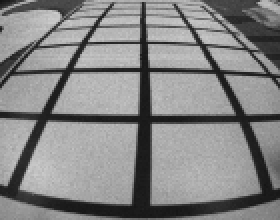
%> input picture Image_Rectification/a.bmp, 140 x 110 px (shown 2 times larger)
$ octave midline_extraction.m   (GNU Octave 9; MATLAB toolbox functions it lacks are replaced by stand-ins)
%> lines starting %> are read from the running program, lines starting %| are printed output that depends on the picture
% C车的横向矫正脚本

vision = ones(110,1);
sizeofRow = ones(110,1);
a = ones(110,1);
b = ones(110,1);
lateral_correction_array = ones(110,140);

%下面参数的量纲 cm
farSight  = 145;
nearSight = 0;
farWidth  = 220;
nearWidth = 45;

row = 110;              %总共有110行
column = 30;            %最远处 多少cm 对应 column 列

tanxita = (farWidth - nearWidth)/(2*(farSight-nearSight));

for i = 1 : 1 : 110
    vision(i) = (((farSight-nearSight)/110)*(110 - i))*tanxita*2+nearWidth;
    sizeofRow(i) = round( (vision(i)*column)/45 );
end


for i = 1 : 1 : 110
    if sizeofRow(i) > 140
        sizeofRow(i) = 140;
    end
    %  y = a*x + b
    a(i) = 140/sizeofRow(i);
    b(i) = - a(i) * (70 - 0.5*sizeofRow(i));
end

%矫正系数表
correction_array = ones(110,1);

%校正系数设计
for i = 1 : 1 : 110
    if i < 66
        correction_array(i) = 2*round( 0.25*(sqrt(65*65-(66-i)*(66-i))-i*55/110) );
    else
        correction_array(i) = 2*round( 0.25*(sqrt(66*66-(i-66)*(i-66))-i*55/110)+1);
    end
end


%从新修正sizeofRow
for i = 1 : 1 : 110
   sizeofRow(i) = floor( 0.5* (sizeofRow(i) - correction_array(i)));
end


for i = 1 : 1 : 110
    for j = round( (71 - sizeofRow(i) ) ) : 1 : round( 70 + sizeofRow(i) )
        lateral_correction_array(i,j) = floor( a(i)*j+b(i) );
    end
end


for i = 1 : 1 : 110
    for j = 1 : 1 : 140
%      lateral_correction_array(i,j) = lateral_correction_array(i,j) - 1;
    end
end

photo1 = imread('a.bmp');
%> photo1 is the input picture: size 110x140 uint8; min 20, max 207, mean 133.6
photo = ones(110,140);

vretical_correction_array = [0 0 0 0 0 1 1 1 1 2 2 2 2 3 3 3 3 4 4 4 4 5 5 5 5 6 6 6 7 7 7 8 8 8 9 9 9 10 10 10 11 11 11 12 12 13 13 14 14 15 15 16 16 17 17 18 18 19 19 20 20 21 22 22 23 24 24 25 26 27 28 28 29 30 31 32 33 34 35 36 37 38 40 41 42 43 45 46 48 49 51 52 54 56 58 60 63 65 67 70 72 75 78 81 84 88 92 96 101 106];

for i = 1:1:110
    for j = 1:1:sizeofRow(i)*2
        photo(i,70- sizeofRow(i)+j) = photo1(vretical_correction_array(i)+1,lateral_correction_array(i,70-sizeofRow(i)+j));
    end
end
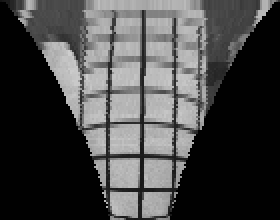
%> photo: size 110x140 double (shown 2 times larger); min 1, max 205, mean 70.3

% [16 lines of commented-out code are left out]
track_width = 31;                       %赛道宽度为30个像素点宽
midline_coordinate_array = ones(110,2); %中线坐标数组
left_border_buf = [0 0];                %左边界左边暂存区
left_border_flag = 0;                   %左边界寻找标记。1：寻到左边界； 0：未寻到左边界
right_border_buf = [0 0];               %左边界左边暂存区
right_border_flag = 0;                  %右边界寻找标记。1：寻到左边界； 0：未寻到左边界
last_midline_coordinate = [70 110];     %上一中点的坐标
special_treatment = 0;                  %特殊处理代号
special_coordinate = [0 0];             %特殊位置
last_special_row = 0;                   %前一次的特殊行
special_count = 0;                      %特殊情况次数
left_margin_loss_flag = 0;              %左边界丢失标记
right_margin_loss_flag = 0;             %右边界丢失标记
upside_flag = 0;                        %上边界
below_flag = 0;                         %下边界


left_border_buf(1) =  55;
right_border_buf(1) = 85;
%主要算法如下：
for z = 1:1:110
    i = 111 - z;
    left_border_flag = 0;
    right_border_flag = 0;
    left_margin_loss_flag = 0;
    right_margin_loss_flag = 0;
    for j = 1:1:sizeofRow(i)*2
        if( (left_border_flag && right_border_flag)==0 && (left_border_flag && right_margin_loss_flag)==0 && (left_margin_loss_flag && right_border_flag)==0 && (left_margin_loss_flag && right_margin_loss_flag)==0 )
            if z < 80
                %寻找赛道左边界
                if left_border_flag == 0
                    if((last_midline_coordinate(1) - j) > (70 - sizeofRow(i)))
                        if( photo(i,last_midline_coordinate(1)-j)==0 && photo(i,last_midline_coordinate(1)-j-1)==0 )
                            left_border_flag = 1;                                           %标记寻到赛道左边界
                            left_border_buf(1) = last_midline_coordinate(1) - j + 1;            %存左边界x坐标
                            left_border_buf(2) = i;                                         %存左边界y坐标
                        end
                    else
                        left_margin_loss_flag = 1;
                    end
                end
                %寻找赛道右边界
                if right_border_flag == 0
                    if((last_midline_coordinate(1) + j) < (70 + sizeofRow(i)))
                        if( photo(i,last_midline_coordinate(1)+j)==0 && photo(i,last_midline_coordinate(1)+j+1)==0 )
                            right_border_flag = 1;                                          %标记寻到赛道右边界
                            right_border_buf(1) = last_midline_coordinate(1) + j - 1;
                            right_border_buf(2) = i;
                        end
                    else
                        right_margin_loss_flag = 1;
                    end
                end
            else
                %寻找赛道左边界
                if left_border_flag == 0
                    if((last_midline_coordinate(1) - j) > (75 - sizeofRow(i)))
                        if( photo(i,last_midline_coordinate(1)-j)==0 && photo(i,last_midline_coordinate(1)-j-1)==0 )
                            left_border_flag = 1;                                           %标记寻到赛道左边界
                            left_border_buf(1) = last_midline_coordinate(1) - j + 1;            %存左边界x坐标
                            left_border_buf(2) = i;                                         %存左边界y坐标
                        end
                    else
                        left_margin_loss_flag = 1;
                    end
                end
                %寻找赛道右边界
                if right_border_flag == 0
                    if((last_midline_coordinate(1) + j) < (65 + sizeofRow(i)))
                        if( photo(i,last_midline_coordinate(1)+j)==0 && photo(i,last_midline_coordinate(1)+j+1)==0 )
                            right_border_flag = 1;                                          %标记寻到赛道右边界
                            right_border_buf(1) = last_midline_coordinate(1) + j - 1;
                            right_border_buf(2) = i;
                        end
                    else
                        right_margin_loss_flag = 1;
                    end
                end
            end
        else
            break;
        end
    end

    if (left_border_flag && right_border_flag)                                  %两边都寻到边界
        if( last_midline_coordinate(1)-left_border_buf(1)<4)                    %判断是否出现单引导线
            if( right_border_buf(1)-last_midline_coordinate(1)<4)               %判断是否出现单引导线（两边都找到单引线）
                if(photo(left_border_buf(2),left_border_buf(1)-3)==0)&&(photo(left_border_buf(2),left_border_buf(1)-2)==0) && (photo(right_border_buf(2),right_border_buf(1)+2)==0) && (photo(right_border_buf(2),right_border_buf(1)+3)==0)      %判断是否出现黑杠
                    special_treatment = 6;                                      %特殊处理 6（直角黑线）
                    break;
                else
                    midline_coordinate_array(111-i,1) = floor(0.5*(left_border_buf(1)+right_border_buf(1)));
                    midline_coordinate_array(111-i,2) = floor(0.5*(left_border_buf(2)+right_border_buf(2)));
                    last_midline_coordinate(1) = midline_coordinate_array(111-i,1);
                    last_midline_coordinate(2) = midline_coordinate_array(111-i,2);
                end
            else                                                                %判断是否出现单引导线（单引线在左边）
                if(photo(left_border_buf(2),left_border_buf(1)-3)==0)&&(photo(left_border_buf(2),left_border_buf(1)-2)==0) && (photo(left_border_buf(2),left_border_buf(1)+2)==0)&&(photo(left_border_buf(2),left_border_buf(1)+3)==0)      %判断是否出现黑杠
                    special_treatment = 6;                                      %特殊处理 6（直角黑线）
                    break;
                else
                    midline_coordinate_array(111-i,1) = left_border_buf(1);
                    midline_coordinate_array(111-i,2) = left_border_buf(2);
                    last_midline_coordinate(1) = midline_coordinate_array(111-i,1);
                    last_midline_coordinate(2) = midline_coordinate_array(111-i,2);
                end
            end
        else if( right_border_buf(1)-last_midline_coordinate(1)<4)              %判断是否出现单引导线（单引线在右边）
                if(photo(right_border_buf(2),right_border_buf(1)+2)==0) && (photo(right_border_buf(2),right_border_buf(1)+3)==0) && (photo(right_border_buf(2),right_border_buf(1)-2)==0) && (photo(right_border_buf(2),right_border_buf(1)-3)==0)      %判断是否出现黑杠
                    special_treatment = 6;                                       %特殊处理 6（直角黑线）
                    break;
                else
                    midline_coordinate_array(111-i,1) = right_border_buf(1);
                    midline_coordinate_array(111-i,2) = right_border_buf(2);
                    last_midline_coordinate(1) = midline_coordinate_array(111-i,1);
                    last_midline_coordinate(2) = midline_coordinate_array(111-i,2);
                end
            else if( right_border_buf(1)-left_border_buf(1) <= 20)               %判断是否出现障碍或者出完黑线
                    special_treatment = 1;                                       %特殊处理 1
                    break;
                else
                    midline_coordinate_array(111-i,1) = floor((left_border_buf(1) + right_border_buf(1))/2);
                    midline_coordinate_array(111-i,2) = floor((left_border_buf(2) + right_border_buf(2))/2);
                    last_midline_coordinate(1) = midline_coordinate_array(111-i,1);
                    last_midline_coordinate(2) = midline_coordinate_array(111-i,2);
                end
            end
        end
    else if( (left_border_flag==0) && (right_border_flag==0) )                  %两边都未寻到边界
            if i<100
                midline_coordinate_array(111-i-2,1) = floor((midline_coordinate_array(111-i-2,1)+midline_coordinate_array(111-i-3,1))/2);
                midline_coordinate_array(111-i-1,1) = floor((midline_coordinate_array(111-i-1,1)+midline_coordinate_array(111-i-2,1))/2);
                last_midline_coordinate(1) = midline_coordinate_array(111-i-1,1);
            end
            midline_coordinate_array(111-i,1) = last_midline_coordinate(1);
            midline_coordinate_array(111-i,2) = i;
            left_border_buf(2) = i;
            right_border_buf(2) = i;
        else if( (left_border_flag==1) && (right_border_flag==0) )              %左边界寻到，右边界丢失
                if( last_midline_coordinate(1)-left_border_buf(1)<4)            %判断是否出现单引导线
                    midline_coordinate_array(111-i,1) = left_border_buf(1);
                    midline_coordinate_array(111-i,2) = left_border_buf(2);
                    last_midline_coordinate(1) = midline_coordinate_array(111-i,1);
                    last_midline_coordinate(2) = midline_coordinate_array(111-i,2);
                % [5 lines of commented-out code are left out]
                    else if( left_border_buf(1) + track_width -( 70 + sizeofRow(i)) >= 5 )      %视野外
                            if i < 100                  %排除障碍干扰
                                special_treatment = 2;                              %特殊处理 2：右边界丢失且视野外
                                break;
                            else
                                right_border_buf(1) = left_border_buf(1) + track_width;
                                right_border_buf(2) = left_border_buf(2);
                                midline_coordinate_array(111-i,1) = floor((left_border_buf(1) + right_border_buf(1))/2)-2;
                                midline_coordinate_array(111-i,2) = floor((left_border_buf(2) + right_border_buf(2))/2);
                                last_midline_coordinate(1) = midline_coordinate_array(111-i,1);
                                last_midline_coordinate(2) = midline_coordinate_array(111-i,2);
                            end
                        else if(left_border_buf(1) + track_width -( 70 + sizeofRow(i)) <= -5)   %视野内
                                 if special_count >= 4                          %遇到特殊情况次数记录  （次数为‘>=’后数加1）
                                    special_treatment = 3;                          %特殊处理 3：右边界丢失且视野内
                                    break;
                                else
                                    if i == last_special_row - 1           %判断特殊情况出现是否连续，避免误判
                                        special_count = special_count + 1;      %记录特殊情况出现次数
                                        last_special_row = last_special_row -1; %记录特殊行
                                        midline_coordinate_array(111-i,1) = last_midline_coordinate(1);
                                        midline_coordinate_array(111-i,2) = i;
                                    else
                                        special_count = 0;                      %判断特殊情况出现不连续，清0
                                        last_special_row = i;                   %记录特殊行
                                        special_coordinate(1) = right_border_buf(1); %记录特殊列
                                        special_coordinate(2) = i;                   %记录特殊行
                                        midline_coordinate_array(111-i,1) = last_midline_coordinate(1);
                                        midline_coordinate_array(111-i,2) = i;
                                    end
                                 end
                            else
                                right_border_buf(1) = left_border_buf(1) + track_width;
                                right_border_buf(2) = left_border_buf(2);
                                midline_coordinate_array(111-i,1) = floor((left_border_buf(1) + right_border_buf(1))/2);
                                midline_coordinate_array(111-i,2) = floor((left_border_buf(2) + right_border_buf(2))/2);
                                last_midline_coordinate(1) = midline_coordinate_array(111-i,1);
                                last_midline_coordinate(2) = midline_coordinate_array(111-i,2);
                            end
                        end
                    %end
                end
            else if( (left_border_flag==0) && (right_border_flag==1) )          %右边界寻到，左边界丢失
                    % [6 lines of commented-out code are left out]
                    if( right_border_buf(1)-last_midline_coordinate(1)<4)  %判断是否出现单引导线
                            midline_coordinate_array(111-i,1) = right_border_buf(1);
                            midline_coordinate_array(111-i,2) = right_border_buf(2);
                            last_midline_coordinate(1) = midline_coordinate_array(111-i,1);
                            last_midline_coordinate(2) = midline_coordinate_array(111-i,2);
                        else if( right_border_buf(1) - track_width -( 70 - sizeofRow(i)) <= -5 )    %视野外
                                if i < 100           %排除障碍干扰
                                    special_treatment = 4;                          %特殊处理 4：左边界丢失且视野外
                                    break;
                                else
                                    left_border_buf(1) = right_border_buf(1)-track_width;
                                    left_border_buf(2) = right_border_buf(2);
                                    midline_coordinate_array(111-i,1) = floor((left_border_buf(1) + right_border_buf(1))/2)+2;
                                    midline_coordinate_array(111-i,2) = floor((left_border_buf(2) + right_border_buf(2))/2);
                                    last_midline_coordinate(1) = midline_coordinate_array(111-i,1);
                                    last_midline_coordinate(2) = midline_coordinate_array(111-i,2);
                                end
                            else if(right_border_buf(1) - track_width -( 70 - sizeofRow(i)) >= 5)   %视野内
                                    if special_count >= 4;                          %遇到特殊情况次数记录  （次数为‘>=’后数加1）
                                        special_treatment = 5;                      %特殊处理 5：左边界丢失且视野内
                                        break;
                                    else
                                        if i == last_special_row - 1           %判断特殊情况出现是否连续，避免误判
                                            special_count = special_count + 1;      %记录特殊情况出现次数
                                            last_special_row = last_special_row -1; %记录特殊行
                                            midline_coordinate_array(111-i,1) = last_midline_coordinate(1);
                                            midline_coordinate_array(111-i,2) = i;
                                        else
                                            special_count = 0;                      %判断特殊情况出现不连续，清0
                                            last_special_row = i;                   %记录特殊行
                                            special_coordinate(1) = left_border_buf(1); %记录特殊列
                                            special_coordinate(2) = i;                  %记录特殊行
                                            midline_coordinate_array(111-i,1) = last_midline_coordinate(1);
                                            midline_coordinate_array(111-i,2) = i;
                                        end
                                    end
                                else
                                    left_border_buf(1) = right_border_buf(1)-track_width;
                                    left_border_buf(2) = right_border_buf(2);
                                    midline_coordinate_array(111-i,1) = floor((left_border_buf(1) + right_border_buf(1))/2);
                                    midline_coordinate_array(111-i,2) = floor((left_border_buf(2) + right_border_buf(2))/2);
                                    last_midline_coordinate(1) = midline_coordinate_array(111-i,1);
                                    last_midline_coordinate(2) = midline_coordinate_array(111-i,2);
                                end
                            end
                        %end
                    end
                end
            end
        end
    end

    if special_treatment ~= 0                   %出现特殊处理标记，则退出循环，进入对应特殊处理程序
        break;
    end

    %中线出现在图像边界，则退出循环。（用于单引线）
    if ((midline_coordinate_array(111-i,1) - (70 - sizeofRow(i)) <= 5)) || (((70 + sizeofRow(i) - midline_coordinate_array(111-i,1)) <= 5))
        break;
    end

end
%> after the loop, last_midline_coordinate = [70 110]; last_special_row = 0; left_border_buf = [55 1]; midline_coordinate_array = 110 rows, first 12: [70 110; 70 109; 70 108; 70 107; 70 106; 70 105; 70 104; 70 103; 70 102; 70 101; 70 100; 70 99]; right_border_buf = [85 1]; special_coordinate = [0 0]; special_count = 0; special_treatment = 0
%> (the rest of the program and of its run is left out)
